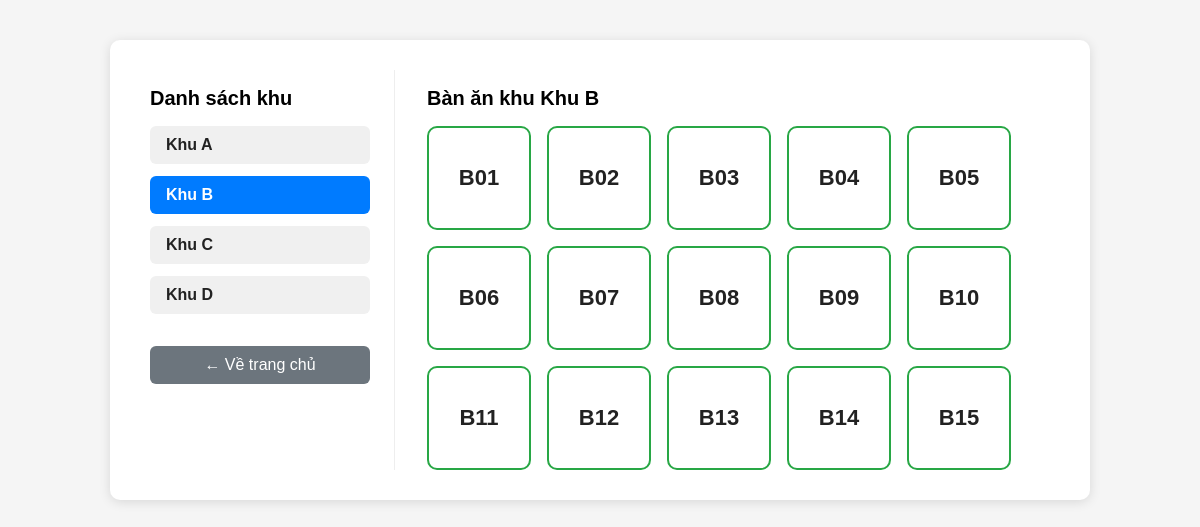
/account/mo-ban/?khu=2, run on the app's committed database.
### account/models.py (models this page shows, shortened)
class KhuBanAn(models.Model):
    TenKhu = models.CharField(max_length=100)

class BanAn(models.Model):
    SoBan = models.CharField(max_length=20)  # Số bàn hoặc mã bàn
    TrangThai = models.BooleanField(default=True)  # True: Trống, False: Đã có người
    Khu = models.ForeignKey(KhuBanAn, on_delete=models.CASCADE)

### account/views.py (the view, shortened to what this page needs)
# urls.py: path('mo-ban/', views.mo_ban_view, name='mo_ban'),
def mo_ban_view(request):
    khu_id = request.GET.get('khu')
    all_khu = KhuBanAn.objects.all().order_by('TenKhu')
    selected_khu = None
    banan_list = []
    qr_code_base64 = None
    goi_mon_url = None
    opened_ban = None
    success_message = None
    if khu_id:
        selected_khu = KhuBanAn.objects.filter(id=khu_id).first()
        if selected_khu:
            banan_list = BanAn.objects.filter(Khu=selected_khu).order_by('SoBan')
    context = {
        'all_khu': all_khu,
        'selected_khu': selected_khu,
        'banan_list': banan_list,
    }
    return render(request, 'mo_ban.html', context)

### account/templates/mo_ban.html (shortened to what this page needs)
<!DOCTYPE html>
<html lang="vi">
<head>
</head>
<body>
    <div class="container">
        <div class="khu-list">
            <h2>Danh sách khu</h2>
            {% for khu in all_khu %}
                <div class="khu-item">
                    <a href="?khu={{ khu.id }}" class="khu-link{% if selected_khu and khu.id == selected_khu.id %} selected{% endif %}">{{ khu.TenKhu }}</a>
                </div>
            {% endfor %}
            <div style="margin-top: 32px;">
                <a href="{% url 'home' %}" style="display:block;padding:10px 0;background:#6c757d;color:#fff;text-align:center;border-radius:6px;text-decoration:none;">&larr; Về trang chủ</a>
            </div>
        </div>
        <div class="banan-list">
            {% if selected_khu %}
                <h2>Bàn ăn khu {{ selected_khu.TenKhu }}</h2>
                <div class="banan-grid">
                    {% for ban in banan_list %}
                        <div class="ban-item {% if ban.TrangThai %}trong{% else %}da-co-nguoi{% endif %}"
                             onclick="if({{ ban.TrangThai|yesno:'true,false' }})selectBan({{ ban.id }}); else showHoaDon({{ ban.id }}, '{{ ban.SoBan }}');">
                            {{ ban.SoBan }}
                        </div>
                    {% empty %}
                        <div>Không có bàn nào trong khu này.</div>
                    {% endfor %}
                </div>
            {% else %}
                <h2>Chọn khu để xem bàn ăn</h2>
            {% endif %}
        </div>
    </div>
</body>
</html>

### account/templates/mo_ban.html (style rules this page uses)
body { font-family: Arial, sans-serif; background: #f5f5f5; }
.container { max-width: 900px; margin: 40px auto; background: #fff; padding: 30px 40px; border-radius: 10px; box-shadow: 0 2px 12px rgba(0,0,0,0.12); display: flex; }
.khu-list { width: 220px; border-right: 1px solid #eee; padding-right: 24px; }
.khu-list h2 { font-size: 20px; margin-bottom: 16px; }
.khu-item { margin-bottom: 12px; }
.khu-link { display: block; padding: 10px 16px; border-radius: 6px; background: #f0f0f0; color: #222; text-decoration: none; font-weight: bold; }
.khu-link.selected, .khu-link:hover { background: #007bff; color: #fff; }
.banan-list { flex: 1; padding-left: 32px; }
.banan-list h2 { font-size: 20px; margin-bottom: 16px; }
.banan-grid { display: flex; flex-wrap: wrap; gap: 16px; }
.ban-item { width: 100px; height: 100px; border-radius: 10px; display: flex; align-items: center; justify-content: center; font-size: 22px; font-weight: bold; cursor: pointer; border: 2px solid #ccc; background: #fff; transition: background 0.2s, border 0.2s; position: relative; }
.ban-item.trong { background: #fff; border: 2px solid #28a745; color: #222; }

### data on the page
KhuBanAn: TenKhu "Khu A"
KhuBanAn: TenKhu "Khu B"
KhuBanAn: TenKhu "Khu C"
KhuBanAn: TenKhu "Khu D"
BanAn: SoBan "B01"
BanAn: SoBan "B02"
BanAn: SoBan "B03"
BanAn: SoBan "B04"
BanAn: SoBan "B05"
BanAn: SoBan "B06"
BanAn: SoBan "B07"
BanAn: SoBan "B08"
BanAn: SoBan "B09"
BanAn: SoBan "B10"
BanAn: SoBan "B11"
BanAn: SoBan "B12"
BanAn: SoBan "B13"
BanAn: SoBan "B14"
BanAn: SoBan "B15"
